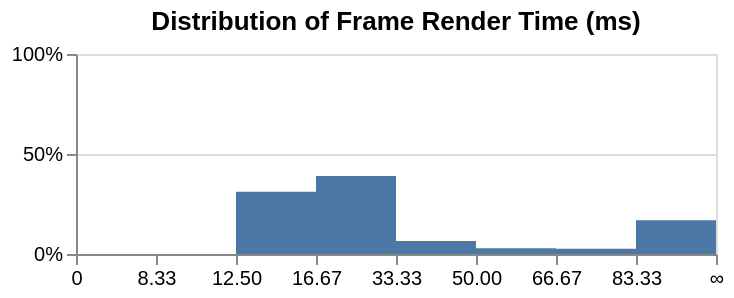

Here is the Vega-Lite specification saved for this chart:
### Vega-Lite specification from a JSON file in a GitHub repository (floating-point values rounded to 4 significant figures)
{"$schema": "https://vega.github.io/schema/vega-lite/v5.json", "description": "A histogram for a data source that provides non-linear bins. Thanks to [@Saba9](https://github.com/Saba9) who helps create this example.", "data": {"values": [{"startTime": "0", "endTime": "8.33", "residency": 0}, {"startTime": "8.33", "endTime": "12.50", "residency": 0}, {"startTime": "12.50", "endTime": "16.67", "residency": 31.17}, {"startTime": "16.67", "endTime": "33.33", "residency": 38.96}, {"startTime": "33.33", "endTime": "50.00", "residency": 6.49}, {"startTime": "50.00", "endTime": "66.67", "residency": 2.9}, {"startTime": "66.67", "endTime": "83.33", "residency": 2.6}, {"startTime": "83.33", "endTime": "∞", "residency": 16.88}]}, "title": "Distribution of Frame Render Time (ms)", "width": {"step": 40}, "height": 100, "mark": {"type": "bar", "cornerRadiusEnd": 0, "orient": "vertical"}, "encoding": {"x": {"title": "", "field": "startTime", "type": "ordinal", "scale": {"type": "point", "padding": 0}, "axis": {"labelAngle": 0}, "sort": null}, "x2": {"field": "endTime"}, "y": {"title": "", "field": "residency", "type": "quantitative", "scale": {"domain": [0, 100]}, "axis": {"labelExpr": "datum.label + '%'"}}}}
